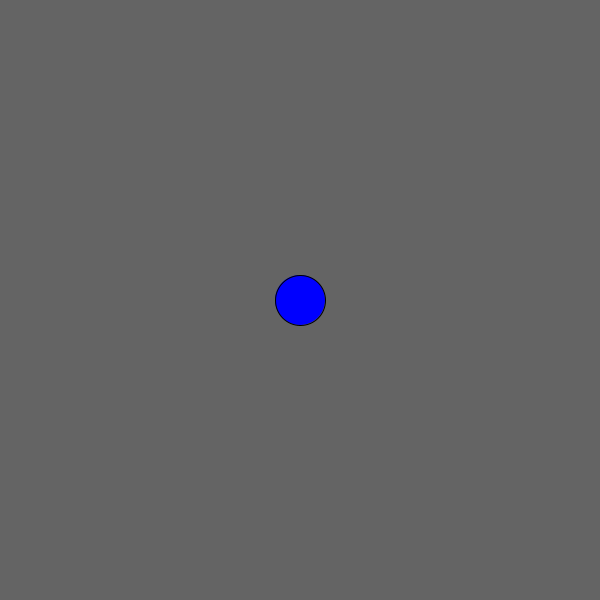
Frame 1 (no input)
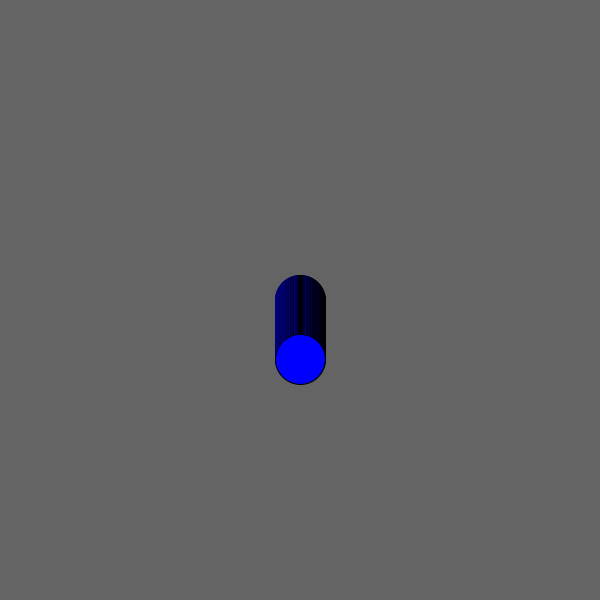
Frame 60 (the mouse pressed at the canvas centre just before this capture)
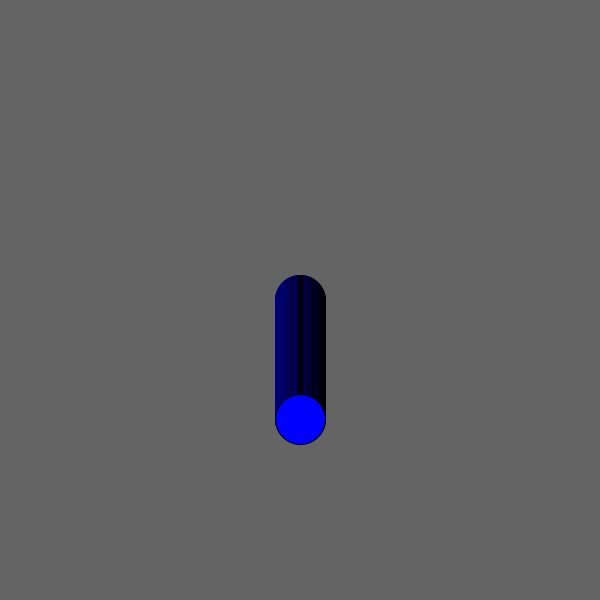
Frame 120 (the mouse held since frame 60 and released just before this capture)

The Processing sketch that drew these frames (run headless with seeded random() and noise(); from frame 60 on, the mouse is pressed at the canvas centre):

// Processing sketch: sketch_200506b
// ── sketch_200506b.pde
PVector pos = new PVector(0, 0);

void setup()
{
  size(600, 600);
  background(100);
  fill(255, 0, 0);
  pos.x = width/2;
  pos.y = height/2;

}

void draw()
{
  fill(0, 0, 255);
  ellipse(pos.x, pos.y, 50, 50);
  pos.y = pos.y + 1;
}
